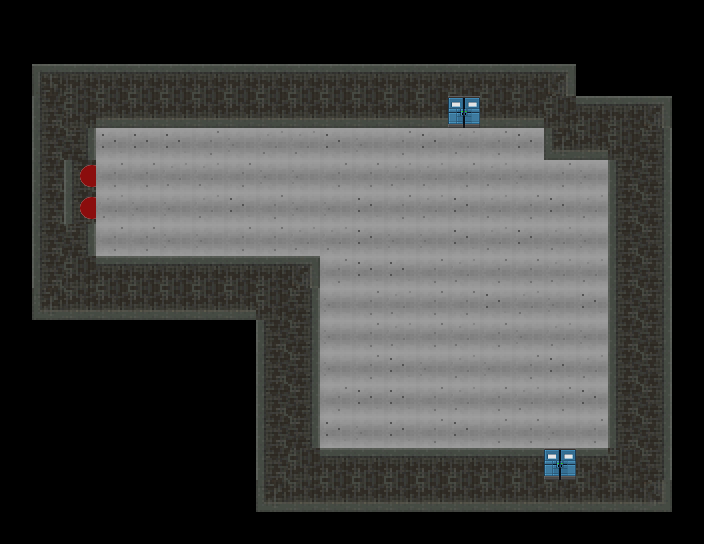

Rendered tile map (Tiled .tmx) drawn with the repository's tilesets; below, a short description and the map source with its tile grids summarised:
An orthogonal 22x17 tile map with 32x32 px tiles, 1 tile layer (Tile Layer 1), 1 hidden layer not drawn, 2 tilesets.

<map version="1.0" tiledversion="1.0.2" orientation="orthogonal" renderorder="right-down" width="22" height="17" tilewidth="32" tileheight="32" nextobjectid="1">
 <tileset firstgid="1" source="Tileset1.tsx" />
 <tileset firstgid="201" source="MetaTile.tsx" />
 <layer name="Tile Layer 1" width="22" height="17" opacity="0.9">
  <data>[374 cells, 374 non-empty, 16 distinct tile ids]</data>
 </layer>
 <layer name="Tile Layer 2" width="22" height="17" visible="0">
  <data>[374 cells, 141 non-empty, 9 distinct tile ids]</data>
 </layer>
</map>
